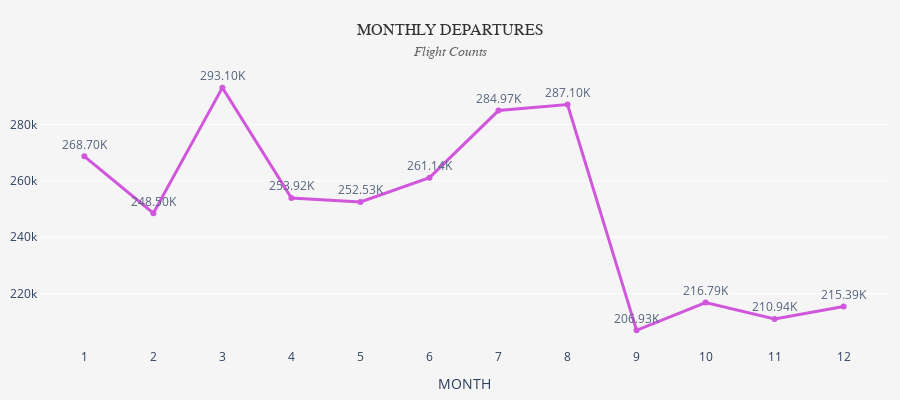

The cell this chart's notebook holds for it:
### Markdown cell above
### Chart: Monthly Departures

### Code cell
df_monthly_departures = (
    df_flights
    .group_by("MONTH")
    .agg(pl.len().alias("n_flights"))
    .sort("MONTH")
).to_pandas()

df_monthly_departures["text"] = df_monthly_departures["n_flights"].apply(format_compact)

fig_3 = px.line(df_monthly_departures,
              x='MONTH', y='n_flights',
              markers=True, text="text")
fig_3.update_layout(yaxis_title = None,  
                  xaxis=dict(showgrid=False), 
                  height = 400,
                  title=dict(
                    text=(
                        "MONTHLY DEPARTURES"
                        "<br><span style='font-size:14px;color:#666;font-style:italic'>Flight Counts</span>"
                    ),
                    x=0.5,
                    xanchor="center"
                  ),
                  margin = dict(l=10, r=10, t=70, b=10),
                  paper_bgcolor="#f5f5f5",   # nền toàn figure (kể cả title)
                  plot_bgcolor="#f5f5f5",    # nền vùng bar chart
                  title_font=dict(size=16, color="#333", family="Comic Sans MS")
)
fig_3.update_xaxes(type="category") # để trục x chỉ show 1 2 3 4
# Hiển thị text ra ngoài điểm marker
fig_3.update_traces(
    textposition='top center',  # hoặc 'bottom center', 'middle right', 'middle left'
    opacity = 0.8, cliponaxis=False, # cliponaxis để text xuất hiện đầy đủ
    line=dict(color="#c82fd6", width=3),
)
fig_3.show()

### Figure 1 — Plotly figure (JSON) as saved in the notebook; plotly's stock layout.template omitted (floating-point values rounded to 4 significant figures)
{"data": [{"cliponaxis": false, "hovertemplate": "MONTH=%{x}<br>n_flights=%{y}<br>text=%{text}<extra></extra>", "legendgroup": "", "line": {"color": "#c82fd6", "dash": "solid", "width": 3}, "marker": {"symbol": "circle"}, "mode": "lines+markers+text", "name": "", "opacity": 0.8, "orientation": "h", "showlegend": false, "text": ["268.70K", "248.50K", "293.10K", "253.92K", "252.53K", "261.14K", "284.97K", "287.10K", "206.93K", "216.79K", "210.94K", "215.39K"], "textposition": "top center", "type": "scatter", "x": [1, 2, 3, 4, 5, 6, 7, 8, 9, 10, 11, 12], "xaxis": "x", "y": [268702, 248497, 293099, 253917, 252530, 261136, 284968, 287104, 206928, 216790, 210940, 215389], "yaxis": "y"}], "layout": {"height": 400, "legend": {"tracegroupgap": 0}, "margin": {"b": 10, "l": 10, "r": 10, "t": 70}, "paper_bgcolor": "#f5f5f5", "plot_bgcolor": "#f5f5f5", "title": {"font": {"color": "#333", "family": "Comic Sans MS", "size": 16}, "text": "MONTHLY DEPARTURES<br><span style='font-size:14px;color:#666;font-style:italic'>Flight Counts</span>", "x": 0.5, "xanchor": "center"}, "xaxis": {"anchor": "y", "domain": [0, 1], "showgrid": false, "title": {"text": "MONTH"}, "type": "category"}, "yaxis": {"anchor": "x", "domain": [0, 1], "title": {}}}}
